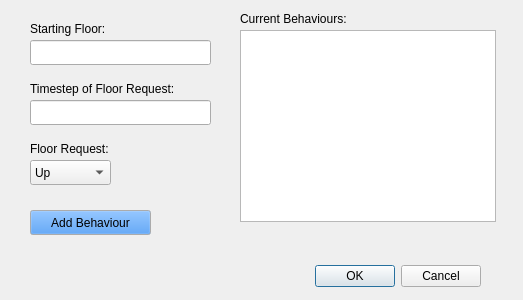
<?xml version="1.0" encoding="UTF-8"?>
<ui version="4.0">
 <class>AddPassengerDialog</class>
 <widget class="QDialog" name="AddPassengerDialog">
  <property name="geometry">
   <rect>
    <x>0</x>
    <y>0</y>
    <width>523</width>
    <height>300</height>
   </rect>
  </property>
  <property name="windowTitle">
   <string>Add Passenger</string>
  </property>
  <widget class="QDialogButtonBox" name="buttonBox">
   <property name="geometry">
    <rect>
     <x>240</x>
     <y>260</y>
     <width>241</width>
     <height>32</height>
    </rect>
   </property>
   <property name="orientation">
    <enum>Qt::Horizontal</enum>
   </property>
   <property name="standardButtons">
    <set>QDialogButtonBox::Cancel|QDialogButtonBox::Ok</set>
   </property>
  </widget>
  <widget class="QLineEdit" name="lineEdit">
   <property name="geometry">
    <rect>
     <x>30</x>
     <y>40</y>
     <width>181</width>
     <height>25</height>
    </rect>
   </property>
  </widget>
  <widget class="QLabel" name="label">
   <property name="geometry">
    <rect>
     <x>30</x>
     <y>20</y>
     <width>121</width>
     <height>17</height>
    </rect>
   </property>
   <property name="text">
    <string>Starting Floor:</string>
   </property>
  </widget>
  <widget class="QLineEdit" name="lineEdit_2">
   <property name="geometry">
    <rect>
     <x>30</x>
     <y>100</y>
     <width>181</width>
     <height>25</height>
    </rect>
   </property>
  </widget>
  <widget class="QLabel" name="label_2">
   <property name="geometry">
    <rect>
     <x>30</x>
     <y>80</y>
     <width>201</width>
     <height>17</height>
    </rect>
   </property>
   <property name="text">
    <string>Timestep of Floor Request:</string>
   </property>
  </widget>
  <widget class="QComboBox" name="comboBox">
   <property name="geometry">
    <rect>
     <x>30</x>
     <y>160</y>
     <width>81</width>
     <height>25</height>
    </rect>
   </property>
   <item>
    <property name="text">
     <string>Up</string>
    </property>
   </item>
   <item>
    <property name="text">
     <string>Down</string>
    </property>
   </item>
  </widget>
  <widget class="QLabel" name="label_3">
   <property name="geometry">
    <rect>
     <x>30</x>
     <y>140</y>
     <width>111</width>
     <height>17</height>
    </rect>
   </property>
   <property name="text">
    <string>Floor Request:</string>
   </property>
  </widget>
  <widget class="QPushButton" name="add_behaviour">
   <property name="geometry">
    <rect>
     <x>30</x>
     <y>210</y>
     <width>121</width>
     <height>25</height>
    </rect>
   </property>
   <property name="palette">
    <palette>
     <active>
      <colorrole role="Button">
       <brush brushstyle="SolidPattern">
        <color alpha="255">
         <red>53</red>
         <green>132</green>
         <blue>228</blue>
        </color>
       </brush>
      </colorrole>
     </active>
     <inactive>
      <colorrole role="Button">
       <brush brushstyle="SolidPattern">
        <color alpha="255">
         <red>53</red>
         <green>132</green>
         <blue>228</blue>
        </color>
       </brush>
      </colorrole>
     </inactive>
     <disabled>
      <colorrole role="Button">
       <brush brushstyle="SolidPattern">
        <color alpha="255">
         <red>53</red>
         <green>132</green>
         <blue>228</blue>
        </color>
       </brush>
      </colorrole>
     </disabled>
    </palette>
   </property>
   <property name="text">
    <string>Add Behaviour</string>
   </property>
  </widget>
  <widget class="QTextBrowser" name="textBrowser">
   <property name="geometry">
    <rect>
     <x>240</x>
     <y>30</y>
     <width>256</width>
     <height>192</height>
    </rect>
   </property>
  </widget>
  <widget class="QLabel" name="label_4">
   <property name="geometry">
    <rect>
     <x>240</x>
     <y>10</y>
     <width>141</width>
     <height>17</height>
    </rect>
   </property>
   <property name="text">
    <string>Current Behaviours:</string>
   </property>
  </widget>
 </widget>
 <resources/>
 <connections>
  <connection>
   <sender>buttonBox</sender>
   <signal>rejected()</signal>
   <receiver>AddPassengerDialog</receiver>
   <slot>reject()</slot>
   <hints>
    <hint type="sourcelabel">
     <x>316</x>
     <y>260</y>
    </hint>
    <hint type="destinationlabel">
     <x>286</x>
     <y>274</y>
    </hint>
   </hints>
  </connection>
  <connection>
   <sender>buttonBox</sender>
   <signal>accepted()</signal>
   <receiver>AddPassengerDialog</receiver>
   <slot>accept()</slot>
   <hints>
    <hint type="sourcelabel">
     <x>248</x>
     <y>254</y>
    </hint>
    <hint type="destinationlabel">
     <x>157</x>
     <y>274</y>
    </hint>
   </hints>
  </connection>
 </connections>
</ui>
